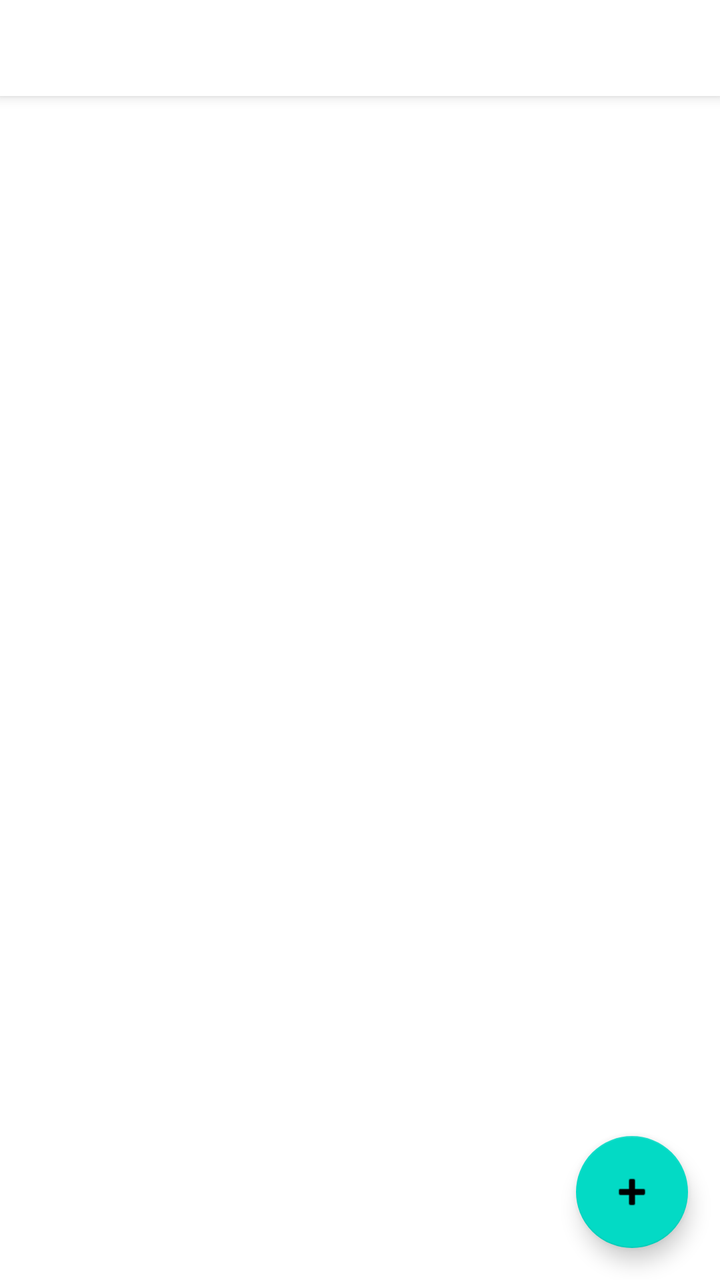
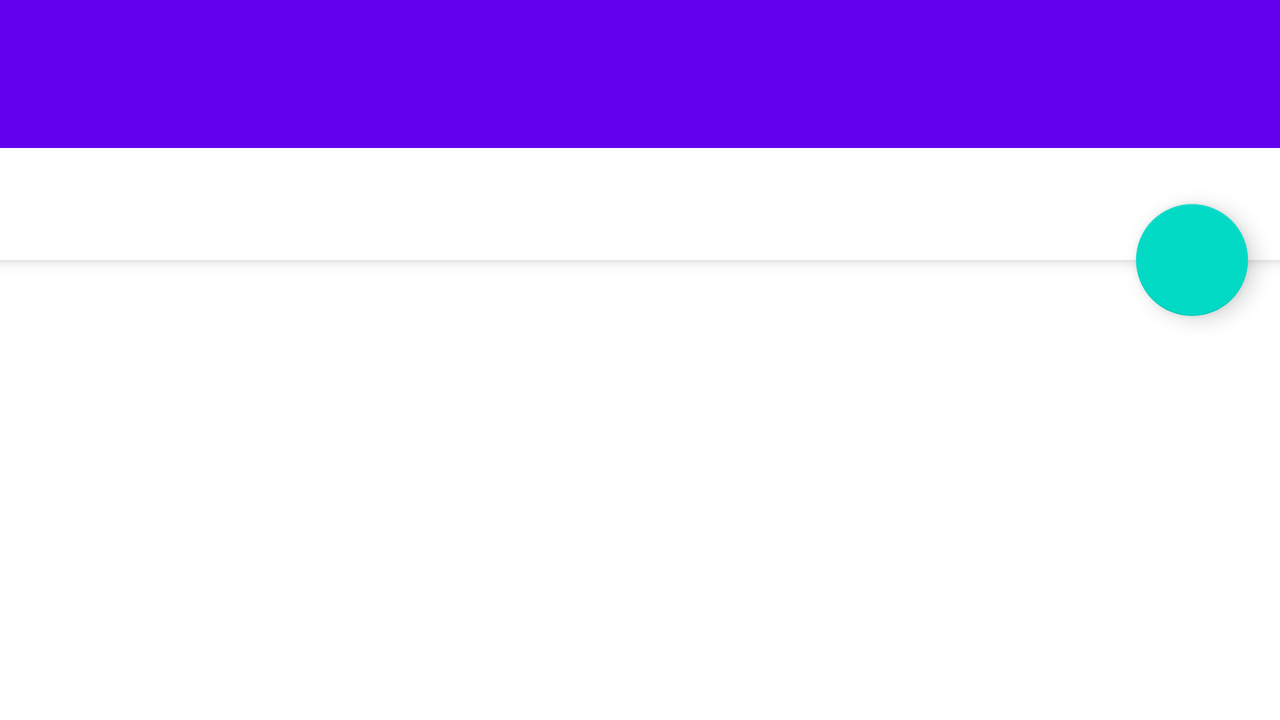

An Android layout and its configuration variant, each rendered on a device that would load it. The default file and the variant file are quoted in full after the pictures.
<!-- AndroidManifest.xml: application theme Theme.FragmentosDinamicos -->
<!-- res/layout/activity_main.xml -->
<?xml version="1.0" encoding="utf-8"?>
<androidx.coordinatorlayout.widget.CoordinatorLayout xmlns:android="http://schemas.android.com/apk/res/android"
    xmlns:tools="http://schemas.android.com/tools"
    xmlns:app="http://schemas.android.com/apk/res-auto"

    android:layout_width="match_parent"
    android:layout_height="match_parent"
    android:id="@+id/layout">

    <com.google.android.material.appbar.AppBarLayout
        android:id="@+id/appbar"
        android:layout_height="wrap_content"
        android:layout_width="match_parent">

        <com.google.android.material.tabs.TabLayout
            android:id="@+id/tabs"
            android:layout_width="match_parent"
            android:layout_height="wrap_content"
            app:layout_scrollFlags="scroll|enterAlways"

            app:tabMode="scrollable"/>

    </com.google.android.material.appbar.AppBarLayout>

    <androidx.core.widget.NestedScrollView
        android:id="@+id/nestedScrollView"
        android:layout_width="match_parent"

        android:layout_height="match_parent"
        app:layout_behavior="com.google.android.material.appbar.AppBarLayout$ScrollingViewBehavior">

        <FrameLayout
            android:id="@+id/contenedor_pequeno"
            android:layout_width="match_parent"
            android:layout_height="wrap_content">

        </FrameLayout>
    </androidx.core.widget.NestedScrollView>

    <com.google.android.material.floatingactionbutton.FloatingActionButton
        android:layout_height="wrap_content"
        android:layout_width="wrap_content"
        android:src="@android:drawable/ic_input_add"
        android:layout_gravity="bottom|end"
        android:layout_margin="16dp"
        android:id="@+id/fab"/>"
</androidx.coordinatorlayout.widget.CoordinatorLayout>
<!-- resources referenced by this layout -->
<resources>
  <style name="Theme.FragmentosDinamicos" parent="Theme.MaterialComponents.DayNight.NoActionBar">
          
          <item name="colorPrimary">@color/purple_500</item>
          <item name="colorPrimaryVariant">@color/purple_700</item>
          <item name="colorOnPrimary">@color/white</item>
          
          <item name="colorSecondary">@color/teal_200</item>
          <item name="colorSecondaryVariant">@color/teal_700</item>
          <item name="colorOnSecondary">@color/black</item>
          
          <item name="android:statusBarColor" tools:targetApi="l">?attr/colorPrimaryVariant</item>
          
      </style>
</resources>
<!-- res/layout-w600dp/activity_main.xml (the author's variant of the layout above) -->
<!-- drawn on the phone turned sideways -->
<?xml version="1.0" encoding="utf-8"?>
<androidx.coordinatorlayout.widget.CoordinatorLayout xmlns:android="http://schemas.android.com/apk/res/android"
    xmlns:app="http://schemas.android.com/apk/res-auto"
    xmlns:tools="http://schemas.android.com/tools"

    android:id="@+id/layout"
    android:layout_width="match_parent"
    android:layout_height="match_parent">

    <com.google.android.material.appbar.AppBarLayout
        android:id="@+id/appBarLayout"
        android:layout_width="match_parent"
        android:layout_height="130dp">

        <com.google.android.material.appbar.CollapsingToolbarLayout
            android:id="@+id/collapsing"
            android:layout_width="match_parent"
            android:layout_height="match_parent"
            app:layout_scrollFlags="scroll|enterAlways"
            app:titleEnabled="false">
            <com.google.android.material.tabs.TabLayout
                android:id="@+id/tabs"
                android:layout_width="match_parent"
                android:layout_height="?attr/actionBarSize"
                android:layout_gravity="bottom"
                app:layout_scrollFlags="scroll|enterAlways"
                app:tabMode="scrollable"
                app:layout_anchor="@id/appBarLayout"
                tools:ignore="SpeakableTextPresentCheck" />
            <androidx.appcompat.widget.Toolbar
                android:layout_width="match_parent"
                android:layout_height="?attr/actionBarSize"
                android:id="@+id/toolbar"
                android:background="?attr/colorPrimary"
                app:layout_collapseMode="pin">
            </androidx.appcompat.widget.Toolbar>
        </com.google.android.material.appbar.CollapsingToolbarLayout>



    </com.google.android.material.appbar.AppBarLayout>

    <androidx.core.widget.NestedScrollView
        android:id="@+id/nestedScrollView"
        android:layout_width="match_parent"

        android:layout_height="match_parent"
        app:layout_behavior="com.google.android.material.appbar.AppBarLayout$ScrollingViewBehavior"
        tools:ignore="SpeakableTextPresentCheck">

        <FrameLayout
            android:id="@+id/contenedor_pequeno"
            android:layout_width="match_parent"
            android:layout_height="wrap_content">

        </FrameLayout>
    </androidx.core.widget.NestedScrollView>

    <com.google.android.material.floatingactionbutton.FloatingActionButton
        android:id="@+id/fab"
        android:layout_width="wrap_content"
        android:layout_height="wrap_content"
        android:layout_margin="16dp"
        android:src="@drawable/ic_baseline_restore_24"
        app:layout_anchor="@id/appBarLayout"
        app:layout_anchorGravity="bottom|right|end"
        tools:ignore="SpeakableTextPresentCheck,ImageContrastCheck" />"
</androidx.coordinatorlayout.widget.CoordinatorLayout>
